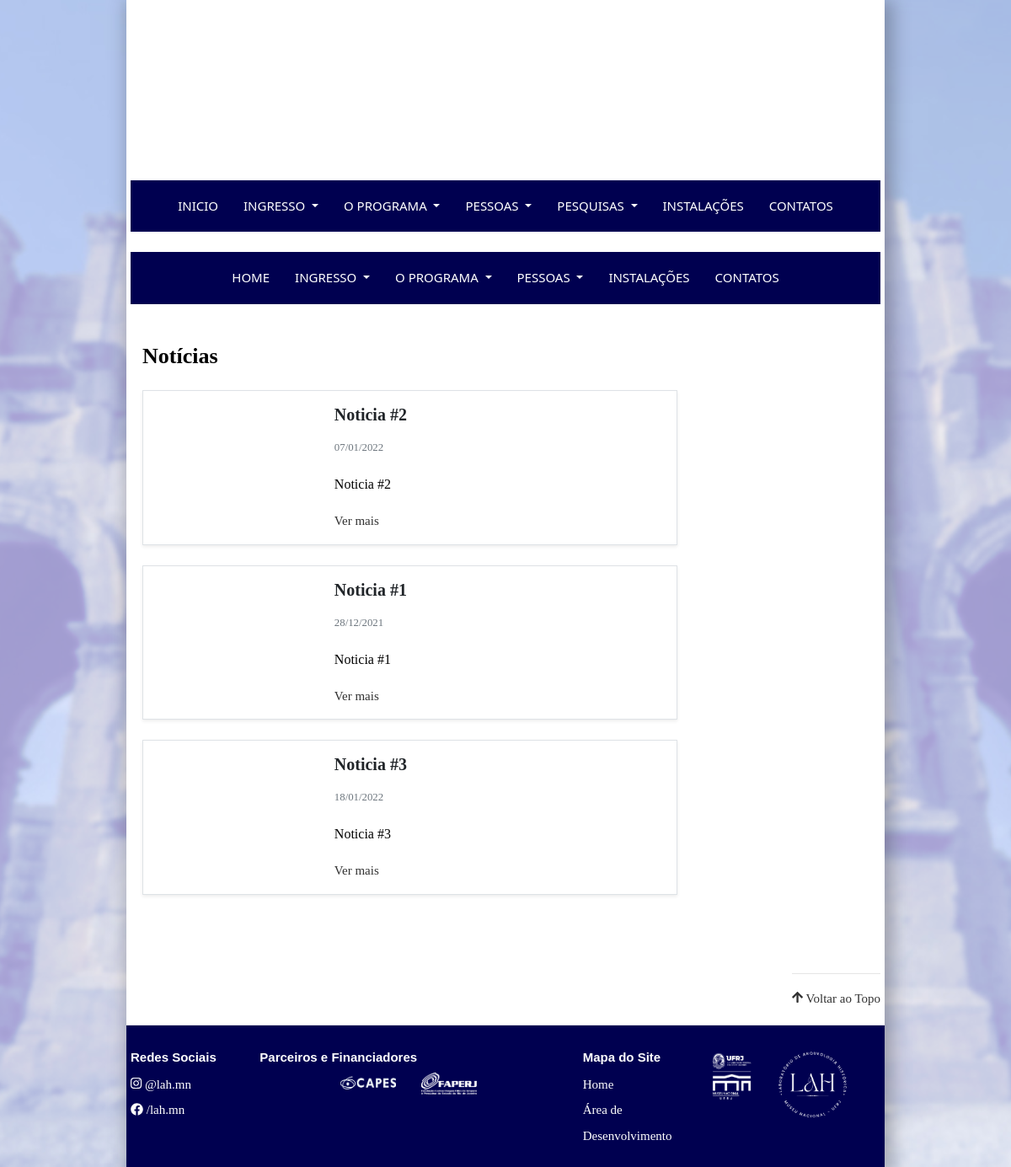
/website/noticias.php?pg_id=7, run on the app's committed database.
### tables this page shows
CREATE TABLE `paginas` (
  `pagina_id` int(32) NOT NULL,
  `pagina_titulo` varchar(128) NOT NULL,
  `pagina_conteudo` mediumtext NOT NULL,
  `pagina_conteudo_2` text NOT NULL,
  `pagina_categoria` text NOT NULL,
  `pagina_descricao` text NOT NULL,
  `pagina_palavras_chaves` varchar(128) NOT NULL,
  `pagina_imagem_capa` varchar(255) DEFAULT NULL,
  `pagina_slide` varchar(32) NOT NULL
);

CREATE TABLE `noticias` (
  `pagina_modular_id` int(32) NOT NULL,
  `pagina_modular_titulo` varchar(128) NOT NULL,
  `pagina_modular_conteudo` mediumtext NOT NULL,
  `pagina_modular_conteudo_2` mediumtext NOT NULL,
  `pagina_modular_categoria` varchar(128) NOT NULL,
  `pagina_modular_descricao` varchar(128) NOT NULL,
  `pagina_modular_palavras_chaves` varchar(128) NOT NULL,
  `pagina_modular_imagem_capa` text DEFAULT NULL,
  `data` timestamp NOT NULL DEFAULT current_timestamp(),
  `pagina_modular_slide` varchar(128) NOT NULL
);

### dashboard/new_functions.php (called while the page is built, shortened)
<?php
function consultarBancoDeDados($conecta){
    $paginas = "SELECT * FROM paginas ORDER BY pagina_id ASC ";
    $consulta_paginas = mysqli_query($conecta, $paginas);
}
?>

### website/noticias.php (the view, shortened to what this page needs)
<?php require_once "header.php";  ?>
<?php
    $tr2 = "SELECT * ";
    $tr2 .= "FROM noticias ";
    $tr2 .= "WHERE pagina_modular_categoria = 'noticias' ";
    $consulta_tr2 = mysqli_query($conecta, $tr2);
?>
<div class="container mt-0 mb-4 pt-4 pb-4">
	<div class="row ">
<div class="col col-sm-9 p-4">
<h1><b> Notícias </b></h1>
<?php while($linha = mysqli_fetch_assoc($consulta_tr2)) { ?>
<div class="card mb-4 mt-0 border shadow-sm" style="max-width: 100%;">
  <div class="row no-gutters">
    <div class="col-md-4">
    </div>
    <div class="col-md-8">
      <div class="card-body p-0 m-3">
        <h5 class="card-title"><?php echo $linha["pagina_modular_titulo"] ?></h5>
        <p class="card-text"><small class="text-muted"><?php echo date("d/m/Y", strtotime($linha["data"]));?></small></p>
        <p class="card-text"><?php echo  mb_strimwidth($linha["pagina_modular_descricao"], 0, 100, "...") ?></p>
        <a class="" href="noticia_mod.php?pg_id=<?php echo $linha['pagina_modular_id'] ?>">
        Ver mais </a>
      </div>
    </div>
  </div>
</div>
<?php } ?>
</div>
	</div>
</div>
<?php require_once "footer.php";  ?>

### website/new_navbar_desktop.php (shortened to what this page needs)
<nav class="navbar navbar-expand-lg navbar-dark bg-dark justify-content-left d-none d-sm-block" >
	<div class="collapse navbar-collapse justify-content-md-center text-left" id="navbarsExample08">
		<ul class="navbar-nav">
		<?php while($linha = mysqli_fetch_assoc($consulta_paginas)) { ?>
			<?php
				$consulta_subpaginas_navbar = "SELECT * FROM subpaginas WHERE subpagina_categoria = {$linha["pagina_id"]} ";
				$consulta_subpaginas_navbar = mysqli_query($conecta, $consulta_subpaginas_navbar);
				$tamanho_consulta_subpaginas_navbar = mysqli_num_rows($consulta_subpaginas_navbar);
			?>
			<?php if($tamanho_consulta_subpaginas_navbar > 0) { ?>
			<li class="nav-item dropdown">
				<a class="nav-link dropdown-toggle" href="page.php?pg_id=3" id="navbarDropdown" role="button" data-toggle="dropdown" aria-haspopup="true" aria-expanded="false">
				<?php echo $linha["pagina_titulo"] ?> </a>
			</li>
			<?php } else { ?>
			<li class="nav-item">
				<a class="nav-link" target="_self" href="page.php?pg_id=2"> <?php echo $linha["pagina_titulo"] ?> </a>
			</li>
			<?php }  ?>
		<?php } ?>
		</ul>
	</div>
</nav>

### assets/css/blog.css (style rules this page uses)
h1, h2, h3, h4, h5, h6 { font-family: "Playfair Display", Georgia, "Times New Roman", serif; }

### assets/css/style.css (style rules this page uses)
h1 { font-family: Georgia , serif !important; color: rgba(0, 0, 0) !important; font-size: 26px !important; line-height: 250% !important; }
.card-title { font-family: Georgia , serif !important; font-size: 20px !important; font-weight: bolder; }
.card-text { font-size: 15px; }
p { font-family: "Verdana", Times, sans-serif !important; color: rgba(0, 0, 0) !important; font-size: 16px !important; line-height: 175% !important; }
li { font-family:"Verdana", Times, sans-serif !important; color: rgba(0, 0, 0) !important; font-size: 17px !important; line-height: 175% !important; }
a { font-family: "Verdana", Times, sans-serif !important; color: rgba(50, 50, 50); font-size: 15px; }
.card { border-radius: 0px; border: 0px solid #6e6e6e; transition: all 0.5s; box-shadow: 1px 1px 5px 1px rgba(0,0,0,0); }
.nav-link { color: rgb(255, 255, 255) !important; letter-spacing: 0px; font-family: 'Segoe UI', sans-serif !important; padding-left: 15px !important ; padding-right: 15px !important ; font-size: 15px !important; text-decoration: none !important; text-transform: uppercase; text-align: center; }
.nav-item { transition: all 0.25s; }
.navbar { position: relative; z-index: 10; }
.bg-dark { background-color: rgb(0, 0, 80) !important; }
@media (min-width: 800px) { body { background-image: url("../images/background_image.jpg"); background-color: rgba(175, 165, 230, 0.65); background-blend-mode: lighten; background-position: center; background-size: cover; background-attachment: fixed; background-repeat: no-repeat; } }
.container { padding: 5px !important; }

### data on the page
paginas: pagina_titulo "INICIO"
paginas: pagina_titulo "INGRESSO"
paginas: pagina_titulo "O PROGRAMA"
paginas: pagina_titulo "PESSOAS"
paginas: pagina_titulo "PESQUISAS"
paginas: pagina_titulo "INSTALAÇÕES"
paginas: pagina_titulo "CONTATOS"
noticias: pagina_modular_titulo "Noticia #2", data "07/01/2022", pagina_modular_descricao "Noticia #2"
noticias: pagina_modular_titulo "Noticia #1", data "28/12/2021", pagina_modular_descricao "Noticia #1"
noticias: pagina_modular_titulo "Noticia #3", data "18/01/2022", pagina_modular_descricao "Noticia #3"
